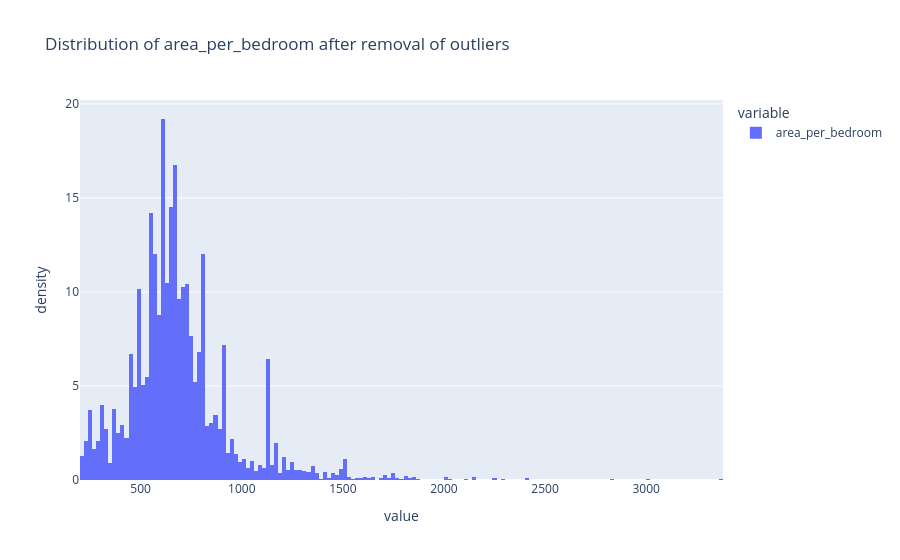

Here is the notebook cell this chart was saved with:
### Code cell
fig = px.histogram(
    pre_process_df['area_per_bedroom'],
    histnorm = "density",
    title = "Distribution of area_per_bedroom after removal of outliers"
)
fig.show()

### Figure 1 — Plotly figure (JSON) as saved in the notebook; plotly's stock layout.template omitted (floating-point values rounded to 4 significant figures; data arrays with more than 128 entries replaced by an {"elided": "..."} marker saying what was removed)
{"data": [{"bingroup": "x", "histnorm": "density", "hovertemplate": "variable=area_per_bedroom<br>value=%{x}<br>density=%{y}<extra></extra>", "legendgroup": "area_per_bedroom", "marker": {"color": "#636efa", "pattern": {"shape": ""}}, "name": "area_per_bedroom", "orientation": "v", "showlegend": true, "type": "histogram", "x": {"elided": "5427 float values"}, "xaxis": "x", "yaxis": "y"}], "layout": {"barmode": "relative", "legend": {"title": {"text": "variable"}, "tracegroupgap": 0}, "title": {"text": "Distribution of area_per_bedroom after removal of outliers"}, "xaxis": {"anchor": "y", "domain": [0, 1], "title": {"text": "value"}}, "yaxis": {"anchor": "x", "domain": [0, 1], "title": {"text": "density"}}}}
